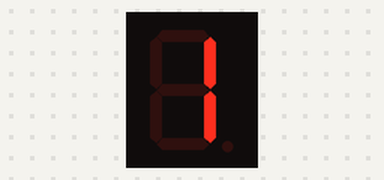
This sketch was run on a simulated Arduino Uno, built with avr-gcc and run on an emulated ATmega328P. Parts: 1-digit seven-segment display. Wiring (inferred from the names in the program): 1-digit 7-segment display, segments lit when HIGH: segments pin 13, pin 12, pin 11, pin 10, pin 9, pin 8, pin 7. The segment pins are drawn as the display they are named for.

Above: at 0.1 s.
At 1.1 s:
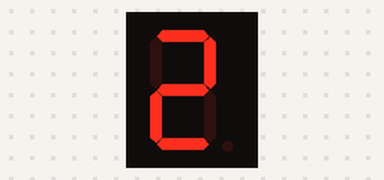
At 2.1 s:
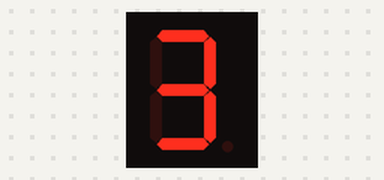
At 4.1 s:
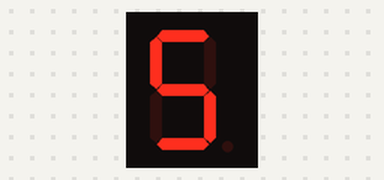
At 6.1 s:
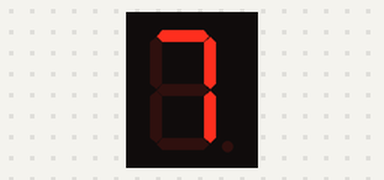
At 8.1 s:
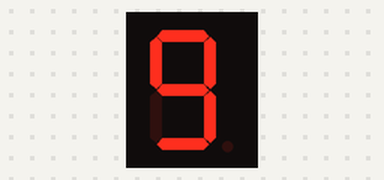

Measured:
- by itself, everything shown: repeats every 9.0 s, in 9 steps
- what the display in image 1 shows lasts 1.0 s, from 1.0 s to 2.0 s

The sketch:

7_segment.ino
```cpp
/********************************************************************
Engineer : Omar Elsobkey
Version  : 1.0
Date     : 9/2/2021
********************************************************************/

#define up 13
#define upperL 12
#define lowerL 11
#define down 10
#define lowerR 9
#define upperR 8
#define mid 7

void setup() {
  // put your setup code here, to run once:
  pinMode(up, OUTPUT);
  pinMode(upperL, OUTPUT);
  pinMode(lowerL, OUTPUT);
  pinMode(down, OUTPUT);
  pinMode(lowerR, OUTPUT);
  pinMode(upperR, OUTPUT);
  pinMode(mid, OUTPUT);
}

void loop() {
  // put your main code here, to run repeatedly:
  // 1
  segment(0, 1, 1, 0, 0, 0, 0);
  // 2
  segment(1, 1, 0, 1, 1, 0, 1);
  // 3
  segment(1, 1, 1, 1, 0, 0, 1);
  // 4
  segment(0, 1, 1, 0, 0, 1, 1);
  // 5
  segment(1, 0, 1, 1, 0, 1, 1);
  // 6
  segment(1, 0, 1, 1, 1, 1, 1);
  // 7
  segment(1, 1, 1, 0, 0, 0, 0);
  // 8
  segment(1, 1, 1, 1, 1, 1, 1);
  // 9
  segment(1, 1, 1, 1, 0, 1, 1);
}

void segment(int s1, int s2, int s3, int s4, int s5, int s6, int s7) {
  digitalWrite(up, s1);
  digitalWrite(upperL, s2);
  digitalWrite(lowerL, s3);
  digitalWrite(down, s4);
  digitalWrite(lowerR, s5);
  digitalWrite(upperR, s6);
  digitalWrite(mid, s7);
  delay(1000);
}
```
